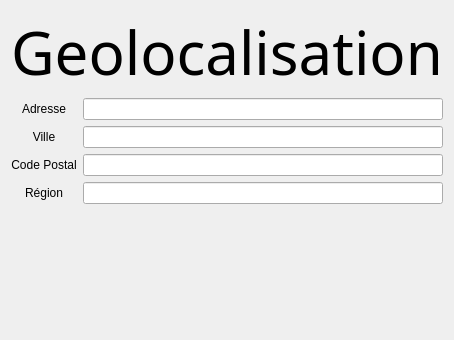
<?xml version="1.0" encoding="UTF-8"?>
<ui version="4.0">
 <class>GeoLocMozaicWidget</class>
 <widget class="QWidget" name="GeoLocMozaicWidget">
  <property name="geometry">
   <rect>
    <x>0</x>
    <y>0</y>
    <width>400</width>
    <height>340</height>
   </rect>
  </property>
  <property name="maximumSize">
   <size>
    <width>2000</width>
    <height>2000</height>
   </size>
  </property>
  <property name="windowTitle">
   <string>Form</string>
  </property>
  <layout class="QVBoxLayout" name="verticalLayout_5">
   <item>
    <layout class="QVBoxLayout" name="verticalLayout_4">
     <item>
      <layout class="QVBoxLayout" name="verticalLayout_3">
       <item>
        <widget class="QLabel" name="label">
         <property name="maximumSize">
          <size>
           <width>16777215</width>
           <height>81</height>
          </size>
         </property>
         <property name="font">
          <font>
           <family>Suruma</family>
           <pointsize>45</pointsize>
          </font>
         </property>
         <property name="text">
          <string>Geolocalisation</string>
         </property>
        </widget>
       </item>
       <item>
        <layout class="QHBoxLayout" name="horizontalLayout">
         <item>
          <layout class="QVBoxLayout" name="verticalLayout_2">
           <item>
            <widget class="QLabel" name="Adresse">
             <property name="text">
              <string>Adresse</string>
             </property>
             <property name="alignment">
              <set>Qt::AlignCenter</set>
             </property>
            </widget>
           </item>
           <item>
            <widget class="QLabel" name="Ville">
             <property name="text">
              <string>Ville</string>
             </property>
             <property name="alignment">
              <set>Qt::AlignCenter</set>
             </property>
            </widget>
           </item>
           <item>
            <widget class="QLabel" name="CP">
             <property name="text">
              <string>Code Postal</string>
             </property>
             <property name="alignment">
              <set>Qt::AlignCenter</set>
             </property>
            </widget>
           </item>
           <item>
            <widget class="QLabel" name="Region">
             <property name="text">
              <string>Région</string>
             </property>
             <property name="alignment">
              <set>Qt::AlignCenter</set>
             </property>
            </widget>
           </item>
          </layout>
         </item>
         <item>
          <layout class="QVBoxLayout" name="verticalLayout">
           <item>
            <widget class="QLineEdit" name="AdresseEdit">
             <property name="minimumSize">
              <size>
               <width>0</width>
               <height>0</height>
              </size>
             </property>
            </widget>
           </item>
           <item>
            <widget class="QLineEdit" name="VilleEdit"/>
           </item>
           <item>
            <widget class="QLineEdit" name="CP_edit"/>
           </item>
           <item>
            <widget class="QLineEdit" name="RegionEdit"/>
           </item>
          </layout>
         </item>
        </layout>
       </item>
      </layout>
     </item>
     <item>
      <widget class="QLabel" name="label_2">
       <property name="text">
        <string/>
       </property>
      </widget>
     </item>
    </layout>
   </item>
  </layout>
 </widget>
 <resources/>
 <connections/>
</ui>
